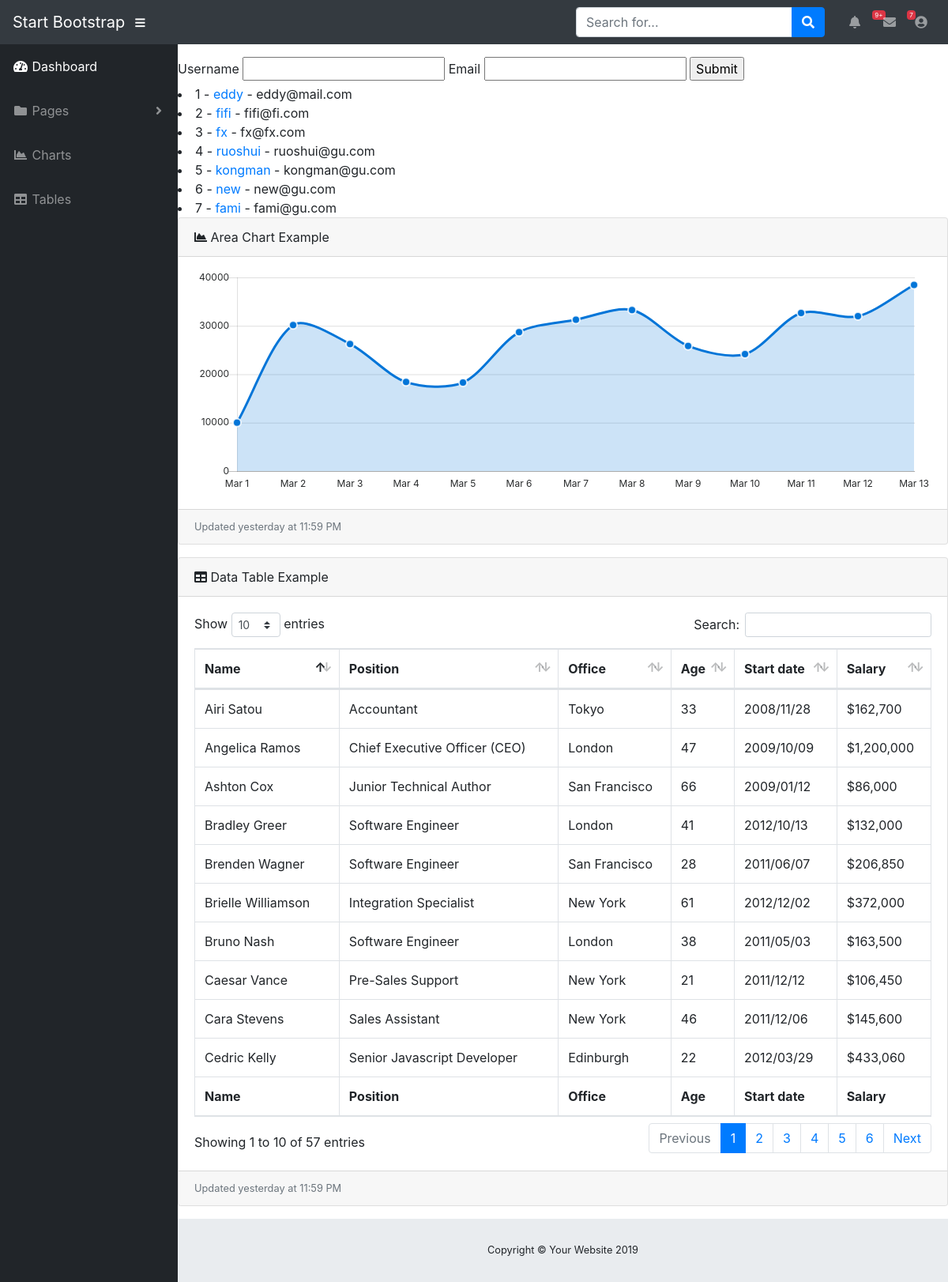
The app's page /, older data.
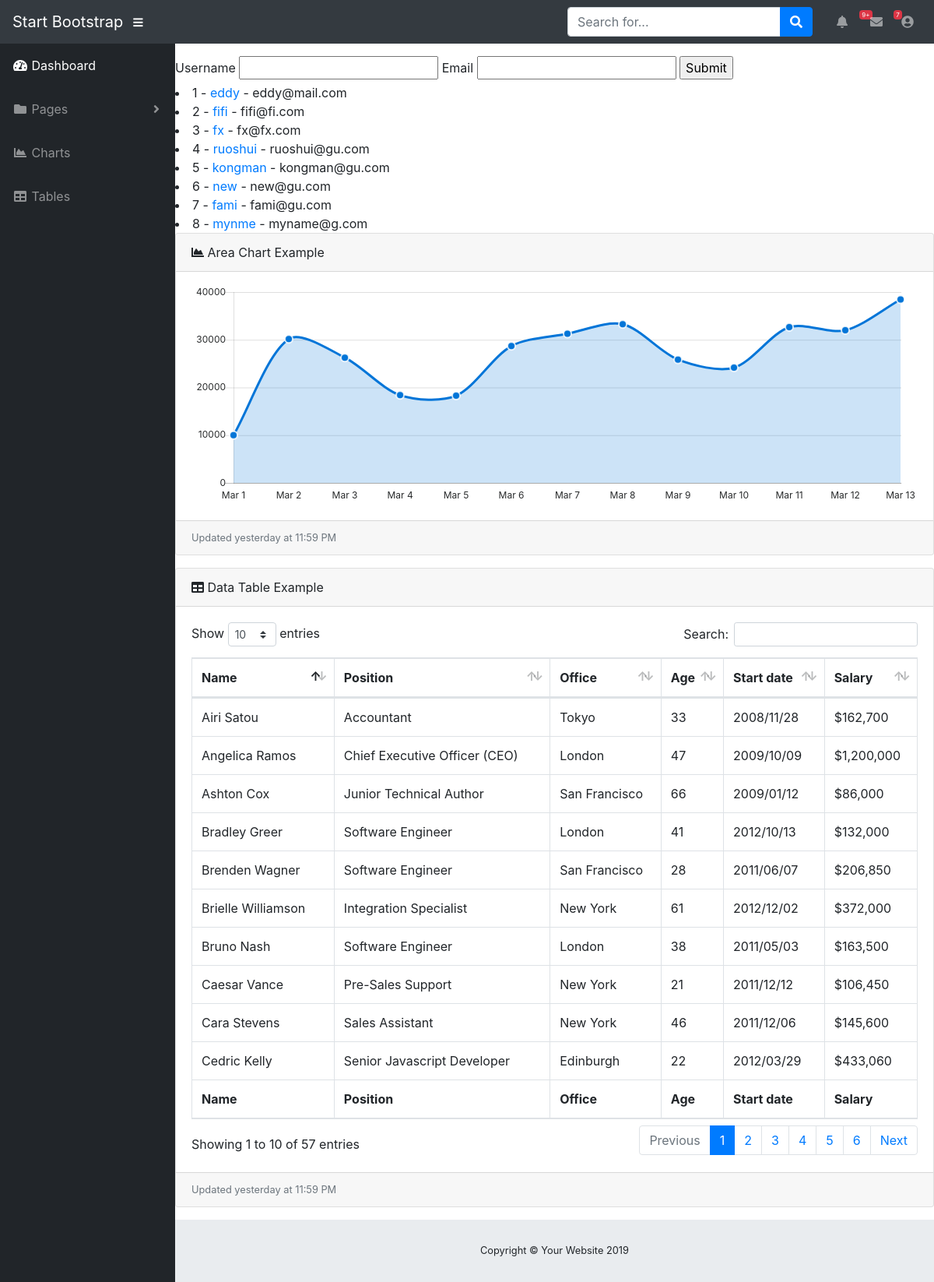
The same page, newer data.
### main_app.py (models this page shows, shortened)
class User(db.Model):
    id = db.Column(db.Integer, primary_key=True)
    username = db.Column(db.String(80), unique=True)
    email = db.Column(db.String(120), unique=True)

### main_app.py (the view)
@app.route('/')
def index():
    users = User.query.all()
    return render_template("index.html", users=users)

### templates/index.html (shortened to what this page needs)
{% extends "layout/layout_1.html" %}
{% block flask_content %}
    <form method="post" action="/post_user">
        <label>Username</label>
        <input id="username" name="username" type="text" />
        <label>Email</label>
        <input id="email" name="email" type="text" />
        <input type="submit" />
    </form>
    {% for user in users %}
        <li>{{ user.id }} - <a href="/profile/{{user.username}}">{{user.username}}</a> - {{ user.email }}</li>
    {% endfor %}
{% endblock %}

Row changes from the older to the newer data that the page shows:
added User: id "8", username "mynme", email "myname@g.com"
